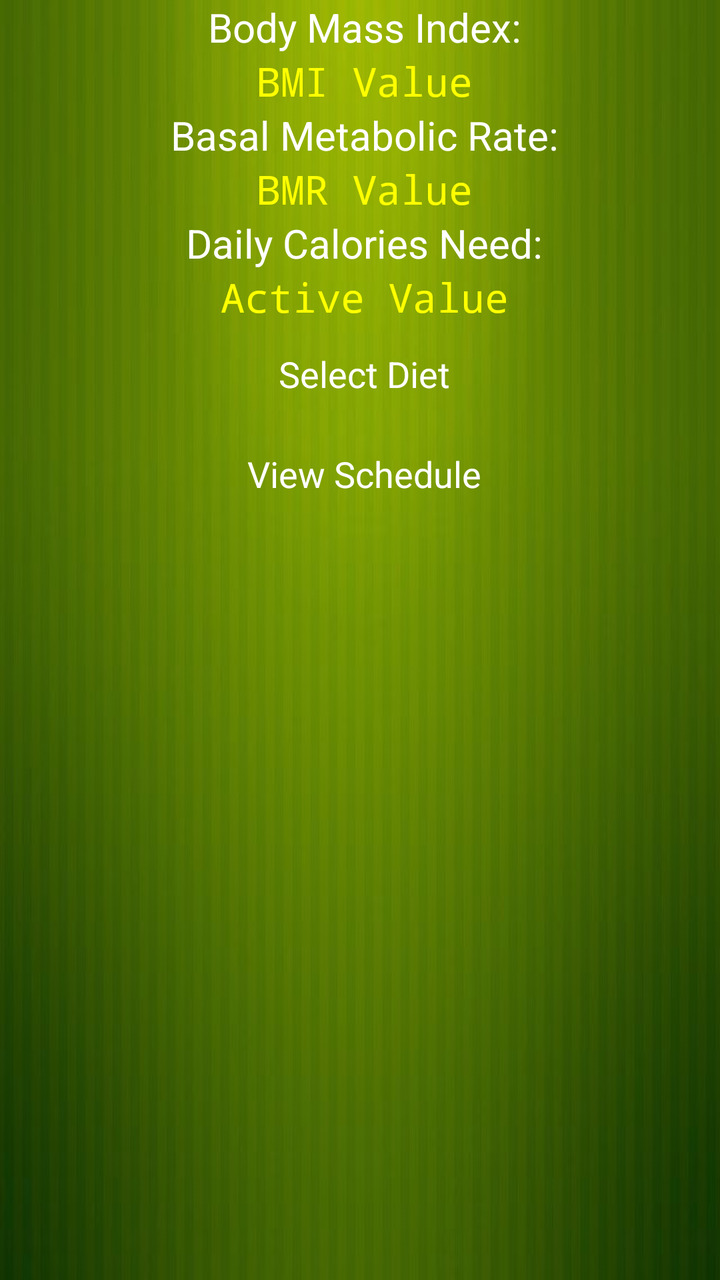
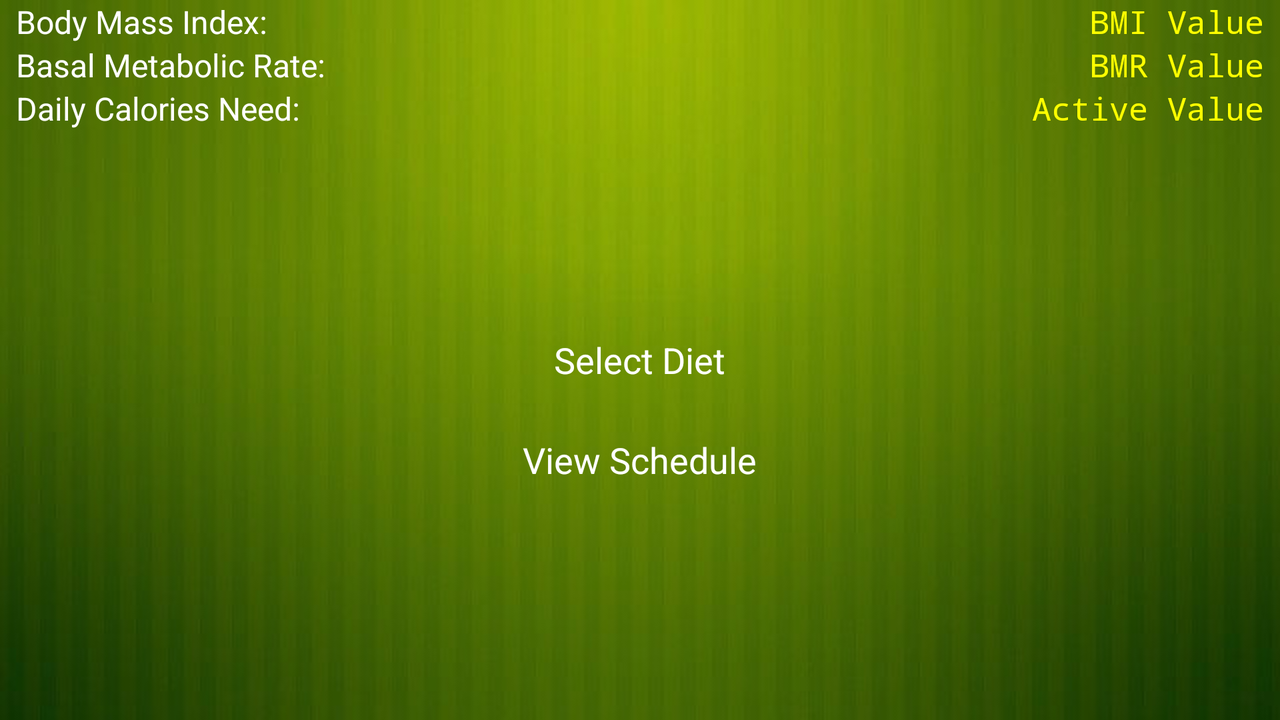

The same Android screen from two of the app's own layout files: first res/layout/ as a phone draws it, then the repository's variant for another configuration, drawn on a device whose configuration selects that folder. Both files follow.
<!-- AndroidManifest.xml: application theme AppTheme -->
<!-- res/layout/activity_dietplan.xml -->
<?xml version="1.0" encoding="utf-8"?>
<RelativeLayout xmlns:android="http://schemas.android.com/apk/res/android"
    xmlns:tools="http://schemas.android.com/tools"
    android:id="@+id/RelativeLayoutDietPlan"
    android:layout_width="match_parent"
    android:layout_height="match_parent"
    android:background="@drawable/bg"
    android:gravity="center_horizontal"
    tools:context=".activity.ActivityDietPlan" >

    <TextView
        android:id="@+id/bmitext"
        android:layout_width="wrap_content"
        android:layout_height="wrap_content"
        android:layout_alignParentTop="true"
        android:layout_centerHorizontal="true"
        android:layout_marginLeft="8dp"
        android:layout_marginTop="@dimen/activity_vertical_margin"
        android:text="Body Mass Index:"
        android:textAppearance="?android:attr/textAppearanceMedium"
        android:textColor="@color/white"
        android:textSize="20sp" />

    <TextView
        android:id="@+id/bmrtext"
        android:layout_width="wrap_content"
        android:layout_height="wrap_content"
        android:layout_below="@+id/bmivalue"
        android:layout_centerHorizontal="true"
        android:layout_marginLeft="8dp"
        android:text="Basal Metabolic Rate:"
        android:textAppearance="?android:attr/textAppearanceMedium"
        android:textColor="@color/white"
        android:textSize="20sp" />

    <TextView
        android:id="@+id/activetext"
        android:layout_width="wrap_content"
        android:layout_height="wrap_content"
        android:layout_below="@+id/bmrvalue"
        android:layout_centerHorizontal="true"
        android:layout_marginLeft="8dp"
        android:text="Daily Calories Need:"
        android:textAppearance="?android:attr/textAppearanceMedium"
        android:textColor="@color/white"
        android:textSize="20sp" />

    <TextView
        android:id="@+id/bmivalue"
        android:layout_width="wrap_content"
        android:layout_height="wrap_content"
        android:layout_below="@+id/bmitext"
        android:layout_centerHorizontal="true"
        android:layout_marginLeft="8dp"
        android:text="BMI Value"
        android:textAppearance="?android:attr/textAppearanceMedium"
        android:textColor="@color/yellow"
        android:textSize="20sp"
        android:typeface="monospace" />

    <TextView
        android:id="@+id/bmrvalue"
        android:layout_width="wrap_content"
        android:layout_height="wrap_content"
        android:layout_below="@+id/bmrtext"
        android:layout_centerHorizontal="true"
        android:layout_marginLeft="8dp"
        android:text="BMR Value"
        android:textAppearance="?android:attr/textAppearanceMedium"
        android:textColor="@color/yellow"
        android:textSize="20sp"
        android:typeface="monospace" />

    <TextView
        android:id="@+id/activevalue"
        android:layout_width="wrap_content"
        android:layout_height="wrap_content"
        android:layout_below="@+id/activetext"
        android:layout_centerHorizontal="true"
        android:layout_marginLeft="8dp"
        android:text="Active Value"
        android:textAppearance="?android:attr/textAppearanceMedium"
        android:textColor="@color/yellow"
        android:textSize="20sp"
        android:typeface="monospace" />

    <RelativeLayout
        android:id="@+id/choosedietbtnlayout"
        android:layout_width="wrap_content"
        android:layout_height="wrap_content"
        android:layout_below="@+id/activevalue"
        android:layout_centerHorizontal="true"
        android:layout_marginTop="@dimen/activity_vertical_margin" >

        <ImageButton
            android:id="@+id/choosedietbtn"
            android:layout_width="200dp"
            android:layout_height="50dp"
            android:layout_centerInParent="true"
            android:layout_marginTop="@dimen/activity_vertical_margin"
            android:background="@drawable/list"
            android:onClick="selectdietBtn"
            android:scaleType="fitXY"
            android:src="@drawable/list" />

        <TextView
            android:id="@+id/choosediettext"
            android:layout_width="wrap_content"
            android:layout_height="wrap_content"
            android:layout_centerInParent="true"
            android:text="Select Diet"
            android:textAppearance="?android:attr/textAppearanceMedium"
            android:textColor="@color/white" />
    </RelativeLayout>

    <RelativeLayout
        android:id="@+id/schedulebtnlayout"
        android:layout_width="wrap_content"
        android:layout_height="wrap_content"
        android:layout_alignLeft="@+id/choosedietbtnlayout"
        android:layout_below="@+id/choosedietbtnlayout"
        android:layout_marginTop="@dimen/activity_vertical_margin" >

        <ImageButton
            android:id="@+id/schedulebtn"
            android:layout_width="200dp"
            android:layout_height="50dp"
            android:layout_centerHorizontal="true"
            android:background="@drawable/list"
            android:onClick="scheduleBtn"
            android:scaleType="fitXY"
            android:src="@drawable/list" />

        <TextView
            android:id="@+id/scheduletext"
            android:layout_width="wrap_content"
            android:layout_height="wrap_content"
            android:layout_centerInParent="true"
            android:layout_marginTop="14dp"
            android:text="View Schedule"
            android:textAppearance="?android:attr/textAppearanceMedium"
            android:textColor="@color/white" />
    </RelativeLayout>

</RelativeLayout>
<!-- resources referenced by this layout -->
<resources>
  <color name="white">#FFFFFF</color>
  <color name="yellow">#FFFF00</color>
  <!-- drawable bg: jpg bitmap (drawable, 31171 bytes) -->
  <style name="AppTheme" parent="AppBaseTheme">
          
      </style>
  <style name="AppBaseTheme" parent="android:Theme.Light">
          
      </style>
</resources>
<!-- res/layout-land/activity_dietplan.xml (the repository's variant of the layout above) -->
<!-- drawn on the phone turned sideways -->
<?xml version="1.0" encoding="utf-8"?>
<RelativeLayout xmlns:android="http://schemas.android.com/apk/res/android"
    xmlns:tools="http://schemas.android.com/tools"
    android:id="@+id/RelativeLayout1"
    android:layout_width="match_parent"
    android:layout_height="match_parent"
    android:background="@drawable/bg"
    android:gravity="left"
    tools:context=".activity.ActivityDietPlan" >

    <TextView
        android:id="@+id/bmitext"
        android:layout_width="wrap_content"
        android:layout_height="wrap_content"
        android:layout_alignParentLeft="true"
        android:layout_alignParentTop="true"
        android:layout_marginLeft="8dp"
        android:text="Body Mass Index:"
        android:textAppearance="?android:attr/textAppearanceMedium"
        android:textColor="@color/white"
        android:textSize="16sp" />

    <TextView
        android:id="@+id/bmrtext"
        android:layout_width="wrap_content"
        android:layout_height="wrap_content"
        android:layout_alignParentLeft="true"
        android:layout_below="@+id/bmivalue"
        android:layout_marginLeft="8dp"
        android:text="Basal Metabolic Rate:"
        android:textAppearance="?android:attr/textAppearanceMedium"
        android:textColor="@color/white"
        android:textSize="16sp" />

    <TextView
        android:id="@+id/activetext"
        android:layout_width="wrap_content"
        android:layout_height="wrap_content"
        android:layout_alignParentLeft="true"
        android:layout_below="@+id/bmrvalue"
        android:layout_marginLeft="8dp"
        android:text="Daily Calories Need:"
        android:textAppearance="?android:attr/textAppearanceMedium"
        android:textColor="@color/white"
        android:textSize="16sp" />

    <TextView
        android:id="@+id/bmivalue"
        android:layout_width="wrap_content"
        android:layout_height="wrap_content"
        android:layout_alignParentRight="true"
        android:layout_alignParentTop="true"
        android:layout_marginRight="8dp"
        android:text="BMI Value"
        android:textAppearance="?android:attr/textAppearanceMedium"
        android:textColor="@color/yellow"
        android:textSize="16sp"
        android:typeface="monospace" />

    <TextView
        android:id="@+id/bmrvalue"
        android:layout_width="wrap_content"
        android:layout_height="wrap_content"
        android:layout_alignBaseline="@+id/bmrtext"
        android:layout_alignBottom="@+id/bmrtext"
        android:layout_alignParentRight="true"
        android:layout_marginRight="8dp"
        android:text="BMR Value"
        android:textAppearance="?android:attr/textAppearanceMedium"
        android:textColor="@color/yellow"
        android:textSize="16sp"
        android:typeface="monospace" />

    <TextView
        android:id="@+id/activevalue"
        android:layout_width="wrap_content"
        android:layout_height="wrap_content"
        android:layout_alignParentRight="true"
        android:layout_below="@+id/bmrvalue"
        android:layout_marginRight="8dp"
        android:text="Active Value"
        android:textAppearance="?android:attr/textAppearanceMedium"
        android:textColor="@color/yellow"
        android:textSize="16sp"
        android:typeface="monospace" />

    <RelativeLayout
        android:id="@+id/schedulebtnlayout"
        android:layout_width="wrap_content"
        android:layout_height="wrap_content"
        android:layout_alignLeft="@+id/choosedietbtnlayout"
        android:layout_below="@+id/choosedietbtnlayout" >

        <ImageButton
            android:id="@+id/schedulebtn"
            android:layout_width="200dp"
            android:layout_height="50dp"
            android:layout_centerInParent="true"
            android:layout_marginTop="@dimen/activity_vertical_margin"
            android:background="@drawable/list"
            android:onClick="scheduleBtn"
            android:scaleType="fitXY"
            android:src="@drawable/list" />

        <TextView
            android:id="@+id/scheduletext"
            android:layout_width="wrap_content"
            android:layout_height="wrap_content"
            android:layout_centerInParent="true"
            android:layout_marginTop="14dp"
            android:text="View Schedule"
            android:textAppearance="?android:attr/textAppearanceMedium"
            android:textColor="@color/white" />
    </RelativeLayout>

    <RelativeLayout
        android:id="@+id/choosedietbtnlayout"
        android:layout_width="wrap_content"
        android:layout_height="wrap_content"
        android:layout_centerHorizontal="true"
        android:layout_centerVertical="true" >

        <ImageButton
            android:id="@+id/choosedietbtn"
            android:layout_width="200dp"
            android:layout_height="50dp"
            android:layout_centerHorizontal="true"
            android:background="@drawable/list"
            android:onClick="selectdietBtn"
            android:scaleType="fitXY"
            android:src="@drawable/list" />

        <TextView
            android:id="@+id/choosediettext"
            android:layout_width="wrap_content"
            android:layout_height="wrap_content"
            android:layout_centerInParent="true"
            android:layout_marginBottom="14dp"
            android:text="Select Diet"
            android:textAppearance="?android:attr/textAppearanceMedium"
            android:textColor="@color/white" />
    </RelativeLayout>

</RelativeLayout>
